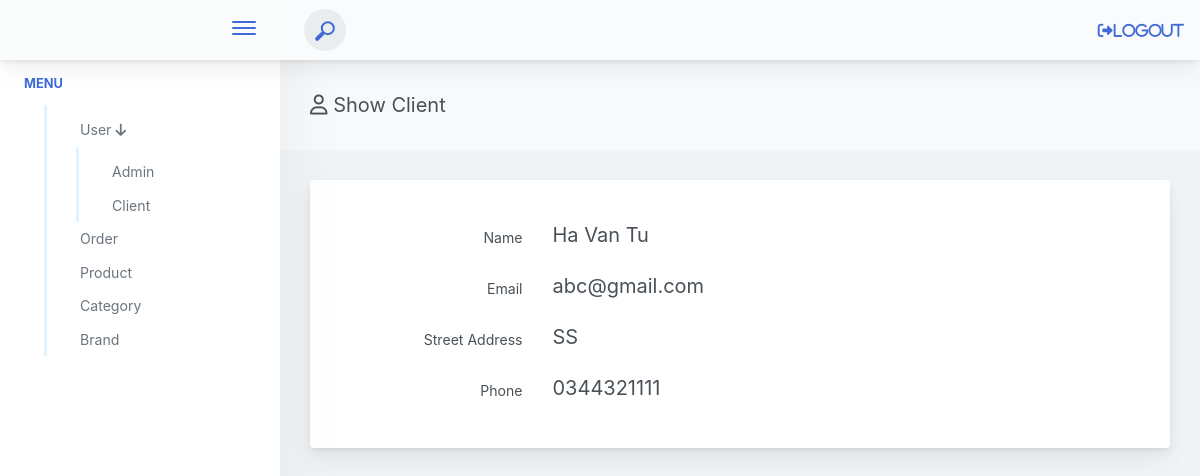
The page /admin/?act=show-client&id_client=6 (signed in) on the database its author committed.
### tables this page shows
CREATE TABLE `user` (
  `id` int(11) NOT NULL,
  `fullname` varchar(50) DEFAULT NULL,
  `email` varchar(150) DEFAULT NULL,
  `phone_number` varchar(20) DEFAULT NULL,
  `address` varchar(255) DEFAULT NULL,
  `password` text DEFAULT NULL,
  `role_id` int(11) DEFAULT NULL,
  `created_at` datetime DEFAULT NULL,
  `updated_at` datetime DEFAULT NULL
);

### admin/index.php (called while the page is built, shortened)
<?php
require_once '../commons/function.php';
require_once './controllers/AdminUserController.php';
require_once './model/AdminUser.php';
$act = $_GET['act'] ?? '/';
match ($act) {
    'user' => (new AdminUserController())->user(),
    'form-add-user' => (new AdminUserController())->formAddUser(),
    'add-user' => (new AdminUserController())->postAddUser(),
    'form-edit-user' => (new AdminUserController())->formEditUser(),
    'edit-user' => (new AdminUserController())->postEditUser(),
    'delete-user' => (new AdminUserController())->deleteUser(),
    'show-user' => (new AdminUserController())->showUser(),
    'reset-password' => (new AdminUserController())->resetPassword(),
    'client' => (new AdminUserController())->client(),
    'form-edit-client' => (new AdminUserController())->formEditClient(),
    'edit-client' => (new AdminUserController())->postEditClient(),
    'show-client' => (new AdminUserController())->showClient(),
    'login-admin' => (new AdminUserController())->formLogin(),
    'check-login-admin' => (new AdminUserController())->login(),
    'logout-admin' => (new AdminUserController())->Logout(),
    'product' => (new AdminProductController())->product(),
    'form-add-product' => (new AdminProductController())->formAddProduct(),
    'add-product' => (new AdminProductController())->postAddProduct(),
    'delete-product' => (new AdminProductController())->deleteProduct(),
    'show-product' => (new AdminProductController())->showProduct(),
    'edit-product' => (new AdminProductController())->postEditProduct(),
    'form-edit-product' => (new AdminProductController())->formEditProduct(),
    'category' => (new AdminCategoryController())->listCategory(),
    'form-add-category' => (new AdminCategoryController())->formAddCategory(),
    'add-category' => (new AdminCategoryController())->postAddCategory(),
    'form-edit-category' => (new AdminCategoryController())->formEditCategory(),
    'edit-category' => (new AdminCategoryController())->postEditCategory(),
    'delete-category' => (new AdminCategoryController())->deleteCategory(),
    'order' => (new AdminOrderController())->order(),
    'delete-order' => (new AdminOrderController())->deleteOrder(),
    'show-order' => (new AdminOrderController())->showOrder(),
    'edit-order' => (new AdminOrderController())->postEditOrder(),
    'form-edit-order' => (new AdminOrderController())->formEditOrder(),
};

### commons/function.php (called while the page is built, shortened)
<?php
function connectDB()
{
    $host = DB_HOST;
    $port = DB_PORT;
    $dbname = DB_NAME;
    try {
        $conn = new PDO("mysql:host=$host;port=$port;dbname=$dbname", DB_USERNAME, DB_PASSWORD);
        $conn->setAttribute(PDO::ATTR_ERRMODE, PDO::ERRMODE_EXCEPTION);
        $conn->setAttribute(PDO::ATTR_DEFAULT_FETCH_MODE, PDO::FETCH_ASSOC);
        return $conn;
    } catch (PDOException $e) {
        echo ("Connection failed: " . $e->getMessage());
    }
}

### admin/model/AdminUser.php (called while the page is built, shortened)
<?php
class AdminUser
{
   public $conn;
   public function __construct()
   {
      $this->conn = connectDB();
   }
   public function getClient($id)
   {
      try {
         $sql = 'SELECT * FROM user WHERE id = :id';
         $stmt = $this->conn->prepare($sql);
         $stmt->execute([
            ':id' => $id
         ]);
         return $stmt->fetch();
      } catch (\Exception $e) {
         echo "Lỗi" . $e->getMessage();
      }
   }
}

### admin/views/manager/client/showClient.php (the view, shortened to what this page needs)
<?php include './views/layout/header.php' ?>
<?php include './views/layout/sidebar.php' ?>
<div class="app-main__outer">
    <div class="app-main__inner">
        <div class="app-page-title">
            <div class="page-title-wrapper">
                <div class="page-title-heading">
                    <div>
                        <i class="fa-regular fa-user"></i>
                        Show Client
                    </div>
                </div>
            </div>
        </div>
        <div class="row">
            <div class="col-md-12">
                <div class="main-card mb-3 card">
                    <div class="card-body">
                        <form action="<?= BASE_URL_ADMIN . '?act=show-client' ?>" method="POST">
                            <div class="card-body display_data">
                                <div class="position-relative row form-group">
                                    <label for="name" class="col-md-3 text-md-right col-form-label">
                                        Name
                                    </label>
                                    <div class="col-md-9 col-xl-8">
                                        <p><?= $client['fullname'] ?></p>
                                    </div>
                                </div>
                                <div class="position-relative row form-group">
                                    <label for="email" class="col-md-3 text-md-right col-form-label">Email</label>
                                    <div class="col-md-9 col-xl-8">
                                        <p><?= $client['email'] ?></p>
                                    </div>
                                </div>
                                <div class="position-relative row form-group">
                                    <label for="street_address" class="col-md-3 text-md-right col-form-label">
                                        Street Address</label>
                                    <div class="col-md-9 col-xl-8">
                                        <p><?= $client['address'] ?></p>
                                    </div>
                                </div>
                                <div class="position-relative row form-group">
                                    <label for="phone" class="col-md-3 text-md-right col-form-label">Phone</label>
                                    <div class="col-md-9 col-xl-8">
                                        <p><?= $client['phone_number'] ?></p>
                                    </div>
                                </div>
                            </div>
                        </form>
                    </div>
                </div>
            </div>
        </div>
    </div>
</div>
</div>
</div>
</body>
</html>

### admin/assets/my_style.css (style rules this page uses)
.display_data p { font-size: 20px; margin-bottom: 0; }
.display_data .form-group:last-child { margin-bottom: 0; }

### rows shown on the page
user: fullname "Ha Van Tu", email "abc@gmail.com", address "SS", phone_number "0344321111"
